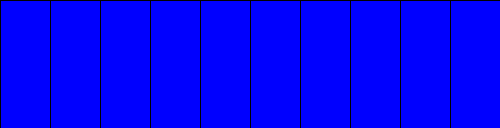
Frame 1 (no input)
Frame 60 (the mouse pressed at the canvas centre just before this capture): identical to frame 1, image omitted
Frame 120 (the mouse held since frame 60 and released just before this capture): identical to frame 1, image omitted

The Processing sketch that drew this single still picture (run headless with seeded random() and noise(); from frame 60 on, the mouse is pressed at the canvas centre):

// Processing sketch: rectangles
// ── rectangles.pde
//  Title: Rectangles
//  Description: A simple example for Programming Visual and Generative Art
//  Date Started: 2012 Feb 24
//  Last Modified: 2012 Feb 24
//  http://asymptoticdesign.wordpress.com/
//  This work is licensed under a Creative Commons 3.0 License.
//  (Attribution - NonCommerical - ShareAlike)
//  http://creativecommons.org/licenses/by-nc-sa/3.0/
//
//  In summary, you are free to copy, distribute, edit, and remix the work.
//  Under the conditions that you attribute the work to me, it is for
//  noncommercial purposes, and if you build upon this work or otherwise alter
//  it, you may only distribute the resulting work under this license.
//
//  Of course, the conditions may be waived with permission from the author.
//

//-----------------Globals
/* These are variables that you want to exist throughout the entire sketch.*/
int number_of_squares = 10;

//-----------------Setup
/*The code in setup() will only be run once in your sketch.  Use this space to set things up like
the sketch size, background color, framerate, etc. etc.*/
void setup(){
  size(500,128);
  background(255);
  smooth();
  stroke(0);
  fill(0,0,255);
  float square_size = width / number_of_squares;
  for(int i=0;i < width;i+=square_size){
    rect(i,0,square_size,height);

  }
}

//-----------------Main Loop
/*This is the main loop of your sketched.  This loop gets called over and over again until you quit the sketch.*/
void draw(){
}
//-----------------Interactions
/*Place any interactions here.  We'll go over this later*/

//-----------------Defined Functions
/*Place any defined functions here.  We'll go over this later*/

//-----------------Defined Classes
/*Place any defined classes here.  We'll go over this later*/
